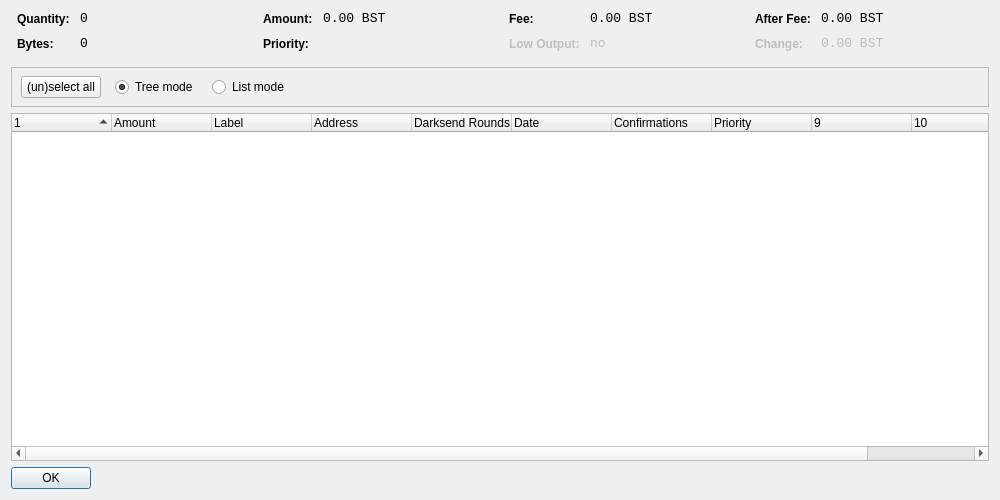
<?xml version="1.0" encoding="UTF-8"?>
<ui version="4.0">
 <class>CoinControlDialog</class>
 <widget class="QDialog" name="CoinControlDialog">
  <property name="geometry">
   <rect>
    <x>0</x>
    <y>0</y>
    <width>1000</width>
    <height>500</height>
   </rect>
  </property>
  <property name="windowTitle">
   <string>Coin Control</string>
  </property>
  <layout class="QVBoxLayout" name="verticalLayout">
   <item>
    <layout class="QHBoxLayout" name="horizontalLayoutTop" stretch="0,0,0,0">
     <property name="topMargin">
      <number>0</number>
     </property>
     <property name="bottomMargin">
      <number>10</number>
     </property>
     <item>
      <layout class="QFormLayout" name="formLayoutCoinControl1">
       <property name="horizontalSpacing">
        <number>10</number>
       </property>
       <property name="verticalSpacing">
        <number>10</number>
       </property>
       <property name="leftMargin">
        <number>6</number>
       </property>
       <property name="rightMargin">
        <number>6</number>
       </property>
       <item row="0" column="0">
        <widget class="QLabel" name="labelCoinControlQuantityText">
         <property name="styleSheet">
          <string notr="true">font-weight:bold;</string>
         </property>
         <property name="text">
          <string>Quantity:</string>
         </property>
        </widget>
       </item>
       <item row="0" column="1">
        <widget class="QLabel" name="labelCoinControlQuantity">
         <property name="font">
          <font>
           <family>Monospace</family>
           <pointsize>10</pointsize>
          </font>
         </property>
         <property name="cursor">
          <cursorShape>IBeamCursor</cursorShape>
         </property>
         <property name="contextMenuPolicy">
          <enum>Qt::ActionsContextMenu</enum>
         </property>
         <property name="text">
          <string notr="true">0</string>
         </property>
         <property name="textInteractionFlags">
          <set>Qt::LinksAccessibleByMouse|Qt::TextSelectableByKeyboard|Qt::TextSelectableByMouse</set>
         </property>
        </widget>
       </item>
       <item row="1" column="0">
        <widget class="QLabel" name="labelCoinControlBytesText">
         <property name="styleSheet">
          <string notr="true">font-weight:bold;</string>
         </property>
         <property name="text">
          <string>Bytes:</string>
         </property>
        </widget>
       </item>
       <item row="1" column="1">
        <widget class="QLabel" name="labelCoinControlBytes">
         <property name="font">
          <font>
           <family>Monospace</family>
           <pointsize>10</pointsize>
          </font>
         </property>
         <property name="cursor">
          <cursorShape>IBeamCursor</cursorShape>
         </property>
         <property name="contextMenuPolicy">
          <enum>Qt::ActionsContextMenu</enum>
         </property>
         <property name="text">
          <string notr="true">0</string>
         </property>
         <property name="textInteractionFlags">
          <set>Qt::LinksAccessibleByMouse|Qt::TextSelectableByKeyboard|Qt::TextSelectableByMouse</set>
         </property>
        </widget>
       </item>
      </layout>
     </item>
     <item>
      <layout class="QFormLayout" name="formLayoutCoinControl2">
       <property name="horizontalSpacing">
        <number>10</number>
       </property>
       <property name="verticalSpacing">
        <number>10</number>
       </property>
       <property name="leftMargin">
        <number>6</number>
       </property>
       <property name="rightMargin">
        <number>6</number>
       </property>
       <item row="0" column="0">
        <widget class="QLabel" name="labelCoinControlAmountText">
         <property name="styleSheet">
          <string notr="true">font-weight:bold;</string>
         </property>
         <property name="text">
          <string>Amount:</string>
         </property>
        </widget>
       </item>
       <item row="0" column="1">
        <widget class="QLabel" name="labelCoinControlAmount">
         <property name="font">
          <font>
           <family>Monospace</family>
           <pointsize>10</pointsize>
          </font>
         </property>
         <property name="cursor">
          <cursorShape>IBeamCursor</cursorShape>
         </property>
         <property name="contextMenuPolicy">
          <enum>Qt::ActionsContextMenu</enum>
         </property>
         <property name="text">
          <string notr="true">0.00 BST</string>
         </property>
         <property name="textInteractionFlags">
          <set>Qt::LinksAccessibleByMouse|Qt::TextSelectableByKeyboard|Qt::TextSelectableByMouse</set>
         </property>
        </widget>
       </item>
       <item row="1" column="0">
        <widget class="QLabel" name="labelCoinControlPriorityText">
         <property name="styleSheet">
          <string notr="true">font-weight:bold;</string>
         </property>
         <property name="text">
          <string>Priority:</string>
         </property>
        </widget>
       </item>
       <item row="1" column="1">
        <widget class="QLabel" name="labelCoinControlPriority">
         <property name="font">
          <font>
           <family>Monospace</family>
           <pointsize>10</pointsize>
          </font>
         </property>
         <property name="cursor">
          <cursorShape>IBeamCursor</cursorShape>
         </property>
         <property name="contextMenuPolicy">
          <enum>Qt::ActionsContextMenu</enum>
         </property>
         <property name="text">
          <string/>
         </property>
         <property name="textInteractionFlags">
          <set>Qt::LinksAccessibleByMouse|Qt::TextSelectableByKeyboard|Qt::TextSelectableByMouse</set>
         </property>
        </widget>
       </item>
      </layout>
     </item>
     <item>
      <layout class="QFormLayout" name="formLayoutCoinControl3">
       <property name="horizontalSpacing">
        <number>10</number>
       </property>
       <property name="verticalSpacing">
        <number>10</number>
       </property>
       <property name="leftMargin">
        <number>6</number>
       </property>
       <property name="rightMargin">
        <number>6</number>
       </property>
       <item row="0" column="0">
        <widget class="QLabel" name="labelCoinControlFeeText">
         <property name="styleSheet">
          <string notr="true">font-weight:bold;</string>
         </property>
         <property name="text">
          <string>Fee:</string>
         </property>
        </widget>
       </item>
       <item row="0" column="1">
        <widget class="QLabel" name="labelCoinControlFee">
         <property name="font">
          <font>
           <family>Monospace</family>
           <pointsize>10</pointsize>
          </font>
         </property>
         <property name="cursor">
          <cursorShape>IBeamCursor</cursorShape>
         </property>
         <property name="contextMenuPolicy">
          <enum>Qt::ActionsContextMenu</enum>
         </property>
         <property name="text">
          <string notr="true">0.00 BST</string>
         </property>
         <property name="textInteractionFlags">
          <set>Qt::LinksAccessibleByMouse|Qt::TextSelectableByKeyboard|Qt::TextSelectableByMouse</set>
         </property>
        </widget>
       </item>
       <item row="1" column="0">
        <widget class="QLabel" name="labelCoinControlLowOutputText">
         <property name="enabled">
          <bool>false</bool>
         </property>
         <property name="styleSheet">
          <string notr="true">font-weight:bold;</string>
         </property>
         <property name="text">
          <string>Low Output:</string>
         </property>
        </widget>
       </item>
       <item row="1" column="1">
        <widget class="QLabel" name="labelCoinControlLowOutput">
         <property name="enabled">
          <bool>false</bool>
         </property>
         <property name="font">
          <font>
           <family>Monospace</family>
           <pointsize>10</pointsize>
          </font>
         </property>
         <property name="cursor">
          <cursorShape>IBeamCursor</cursorShape>
         </property>
         <property name="contextMenuPolicy">
          <enum>Qt::ActionsContextMenu</enum>
         </property>
         <property name="text">
          <string notr="true">no</string>
         </property>
         <property name="textInteractionFlags">
          <set>Qt::LinksAccessibleByMouse|Qt::TextSelectableByKeyboard|Qt::TextSelectableByMouse</set>
         </property>
        </widget>
       </item>
      </layout>
     </item>
     <item>
      <layout class="QFormLayout" name="formLayoutCoinControl4">
       <property name="horizontalSpacing">
        <number>10</number>
       </property>
       <property name="verticalSpacing">
        <number>10</number>
       </property>
       <property name="leftMargin">
        <number>6</number>
       </property>
       <property name="rightMargin">
        <number>6</number>
       </property>
       <item row="0" column="0">
        <widget class="QLabel" name="labelCoinControlAfterFeeText">
         <property name="styleSheet">
          <string notr="true">font-weight:bold;</string>
         </property>
         <property name="text">
          <string>After Fee:</string>
         </property>
        </widget>
       </item>
       <item row="0" column="1">
        <widget class="QLabel" name="labelCoinControlAfterFee">
         <property name="font">
          <font>
           <family>Monospace</family>
           <pointsize>10</pointsize>
          </font>
         </property>
         <property name="cursor">
          <cursorShape>IBeamCursor</cursorShape>
         </property>
         <property name="contextMenuPolicy">
          <enum>Qt::ActionsContextMenu</enum>
         </property>
         <property name="text">
          <string notr="true">0.00 BST</string>
         </property>
         <property name="textInteractionFlags">
          <set>Qt::LinksAccessibleByMouse|Qt::TextSelectableByKeyboard|Qt::TextSelectableByMouse</set>
         </property>
        </widget>
       </item>
       <item row="1" column="0">
        <widget class="QLabel" name="labelCoinControlChangeText">
         <property name="enabled">
          <bool>false</bool>
         </property>
         <property name="styleSheet">
          <string notr="true">font-weight:bold;</string>
         </property>
         <property name="text">
          <string>Change:</string>
         </property>
        </widget>
       </item>
       <item row="1" column="1">
        <widget class="QLabel" name="labelCoinControlChange">
         <property name="enabled">
          <bool>false</bool>
         </property>
         <property name="font">
          <font>
           <family>Monospace</family>
           <pointsize>10</pointsize>
          </font>
         </property>
         <property name="cursor">
          <cursorShape>IBeamCursor</cursorShape>
         </property>
         <property name="contextMenuPolicy">
          <enum>Qt::ActionsContextMenu</enum>
         </property>
         <property name="text">
          <string notr="true">0.00 BST</string>
         </property>
         <property name="textInteractionFlags">
          <set>Qt::LinksAccessibleByMouse|Qt::TextSelectableByKeyboard|Qt::TextSelectableByMouse</set>
         </property>
        </widget>
       </item>
      </layout>
     </item>
    </layout>
   </item>
   <item>
    <widget class="QFrame" name="frame">
     <property name="minimumSize">
      <size>
       <width>0</width>
       <height>40</height>
      </size>
     </property>
     <property name="frameShape">
      <enum>QFrame::StyledPanel</enum>
     </property>
     <property name="frameShadow">
      <enum>QFrame::Sunken</enum>
     </property>
     <widget class="QWidget" name="horizontalLayoutWidget">
      <property name="geometry">
       <rect>
        <x>10</x>
        <y>0</y>
        <width>781</width>
        <height>41</height>
       </rect>
      </property>
      <layout class="QHBoxLayout" name="horizontalLayoutPanel" stretch="0,0,0,0,0">
       <property name="spacing">
        <number>14</number>
       </property>
       <item>
        <widget class="QPushButton" name="pushButtonSelectAll">
         <property name="sizePolicy">
          <sizepolicy hsizetype="Maximum" vsizetype="Fixed">
           <horstretch>0</horstretch>
           <verstretch>0</verstretch>
          </sizepolicy>
         </property>
         <property name="text">
          <string>(un)select all</string>
         </property>
        </widget>
       </item>
       <item>
        <widget class="QRadioButton" name="radioTreeMode">
         <property name="sizePolicy">
          <sizepolicy hsizetype="Maximum" vsizetype="Fixed">
           <horstretch>0</horstretch>
           <verstretch>0</verstretch>
          </sizepolicy>
         </property>
         <property name="text">
          <string>Tree mode</string>
         </property>
         <property name="checked">
          <bool>true</bool>
         </property>
        </widget>
       </item>
       <item>
        <widget class="QRadioButton" name="radioListMode">
         <property name="sizePolicy">
          <sizepolicy hsizetype="Maximum" vsizetype="Fixed">
           <horstretch>0</horstretch>
           <verstretch>0</verstretch>
          </sizepolicy>
         </property>
         <property name="text">
          <string>List mode</string>
         </property>
        </widget>
       </item>
       <item>
        <spacer name="horizontalSpacer">
         <property name="orientation">
          <enum>Qt::Horizontal</enum>
         </property>
         <property name="sizeHint" stdset="0">
          <size>
           <width>40</width>
           <height>20</height>
          </size>
         </property>
        </spacer>
       </item>
      </layout>
     </widget>
    </widget>
   </item>
   <item>
    <widget class="CoinControlTreeWidget" name="treeWidget">
     <property name="contextMenuPolicy">
      <enum>Qt::CustomContextMenu</enum>
     </property>
     <property name="sortingEnabled">
      <bool>false</bool>
     </property>
     <property name="columnCount">
      <number>11</number>
     </property>
     <attribute name="headerShowSortIndicator" stdset="0">
      <bool>true</bool>
     </attribute>
     <attribute name="headerStretchLastSection">
      <bool>false</bool>
     </attribute>
     <column>
      <property name="text">
       <string/>
      </property>
     </column>
     <column>
      <property name="text">
       <string>Amount</string>
      </property>
     </column>
     <column>
      <property name="text">
       <string>Label</string>
      </property>
     </column>
     <column>
      <property name="text">
       <string>Address</string>
      </property>
     </column>
     <column>
      <property name="text">
       <string>Darksend Rounds</string>
      </property>
    </column>
     <column>
      <property name="text">
       <string>Date</string>
      </property>
     </column>
     <column>
      <property name="text">
       <string>Confirmations</string>
      </property>
      <property name="toolTip">
       <string>Confirmed</string>
      </property>
     </column>
     <column>
      <property name="text">
       <string>Priority</string>
      </property>
     </column>
     <column>
      <property name="text">
       <string/>
      </property>
     </column>
     <column>
      <property name="text">
       <string/>
      </property>
     </column>
     <column>
      <property name="text">
       <string/>
      </property>
     </column>
     <column>
      <property name="text">
       <string/>
      </property>
     </column>
    </widget>
   </item>
   <item>
    <widget class="QDialogButtonBox" name="buttonBox">
     <property name="sizePolicy">
      <sizepolicy hsizetype="Maximum" vsizetype="Fixed">
       <horstretch>0</horstretch>
       <verstretch>0</verstretch>
      </sizepolicy>
     </property>
     <property name="orientation">
      <enum>Qt::Horizontal</enum>
     </property>
     <property name="standardButtons">
      <set>QDialogButtonBox::Ok</set>
     </property>
    </widget>
   </item>
  </layout>
 </widget>
 <customwidgets>
  <customwidget>
   <class>CoinControlTreeWidget</class>
   <extends>QTreeWidget</extends>
   <header>coincontroltreewidget.h</header>
  </customwidget>
 </customwidgets>
 <resources/>
 <connections/>
</ui>
